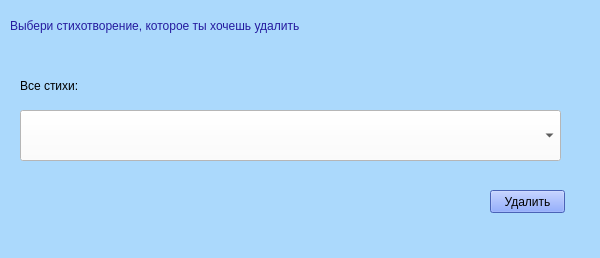
<?xml version="1.0" encoding="UTF-8"?>
<ui version="4.0">
 <class>delete_win</class>
 <widget class="QMainWindow" name="delete_win">
  <property name="geometry">
   <rect>
    <x>0</x>
    <y>0</y>
    <width>600</width>
    <height>258</height>
   </rect>
  </property>
  <property name="windowTitle">
   <string>MainWindow</string>
  </property>
  <property name="styleSheet">
   <string notr="true">background-color: rgb(171, 217, 252);</string>
  </property>
  <widget class="QWidget" name="centralwidget">
   <widget class="QLabel" name="label">
    <property name="geometry">
     <rect>
      <x>10</x>
      <y>10</y>
      <width>591</width>
      <height>31</height>
     </rect>
    </property>
    <property name="styleSheet">
     <string notr="true">font: 18pt &quot;MS Shell Dlg 2&quot;;
color: rgb(37, 27, 159)</string>
    </property>
    <property name="text">
     <string>Выбери стихотворение, которое ты хочешь удалить</string>
    </property>
   </widget>
   <widget class="QComboBox" name="delete_win_sp_poetry">
    <property name="geometry">
     <rect>
      <x>20</x>
      <y>110</y>
      <width>541</width>
      <height>51</height>
     </rect>
    </property>
    <property name="styleSheet">
     <string notr="true">background-color: rgb(255, 255, 255);
font: 15pt &quot;MS Shell Dlg 2&quot;;</string>
    </property>
   </widget>
   <widget class="QLabel" name="label_2">
    <property name="geometry">
     <rect>
      <x>20</x>
      <y>70</y>
      <width>141</width>
      <height>31</height>
     </rect>
    </property>
    <property name="styleSheet">
     <string notr="true">font: 16pt &quot;MS Shell Dlg 2&quot;;</string>
    </property>
    <property name="text">
     <string>Все стихи:</string>
    </property>
   </widget>
   <widget class="QPushButton" name="delete_win_btn">
    <property name="geometry">
     <rect>
      <x>490</x>
      <y>190</y>
      <width>75</width>
      <height>23</height>
     </rect>
    </property>
    <property name="styleSheet">
     <string notr="true">background-color: rgb(103, 139, 255);</string>
    </property>
    <property name="text">
     <string>Удалить</string>
    </property>
   </widget>
  </widget>
  <widget class="QMenuBar" name="menubar">
   <property name="geometry">
    <rect>
     <x>0</x>
     <y>0</y>
     <width>600</width>
     <height>24</height>
    </rect>
   </property>
  </widget>
  <widget class="QStatusBar" name="statusbar"/>
 </widget>
 <resources/>
 <connections/>
</ui>
